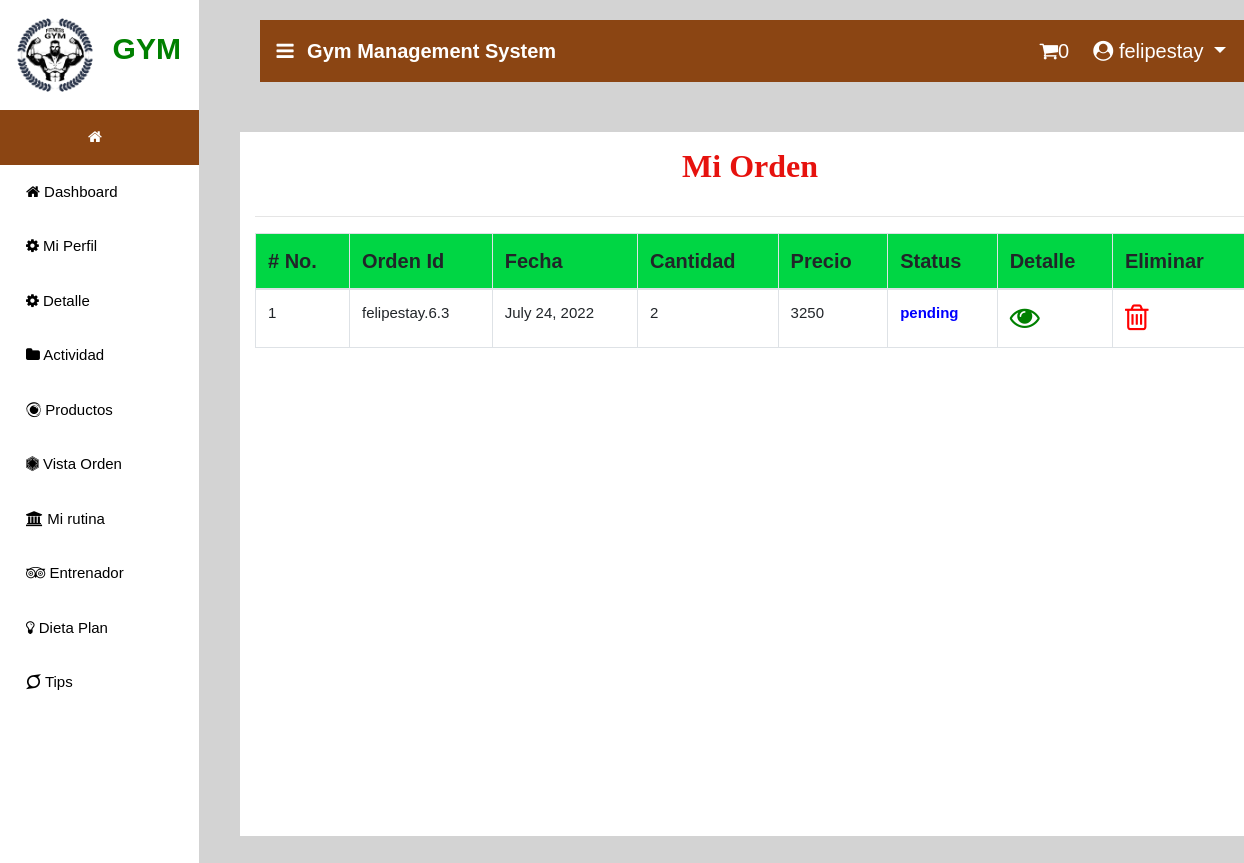
The page /my_order (signed in) on the database its author committed.
### gym/models.py (models this page shows, shortened)
class Booking(models.Model):
    status = models.ForeignKey(Status, on_delete=models.CASCADE, null=True)
    member = models.ForeignKey(Member, on_delete=models.CASCADE, null=True)
    booking_id = models.CharField(max_length=200,null=True)
    quantity = models.CharField(max_length=100,null=True)
    book_date = models.CharField(max_length=30, null=True)
    total = models.IntegerField(null=True)

class Status(models.Model):
    status = models.CharField(max_length=30, null=True)

### gym/views.py (the view)
# urls.py: path('my_order', My_Order,name="my_order"),
def My_Order(request):
    count = cart_count(request)
    sign = 0
    user = User.objects.get(username=request.user.username)
    error = ""
    try:
        sign = Member.objects.get(user=user)
        if sign:
            error = "pat"
    except:
        pass
    mem = Member.objects.get(user=user)
    book = Booking.objects.filter(member=mem)
    d = {'error':error,'count':count,'book':book}
    return render(request,'my_order.html',d)

### gym/views.py (called while the page is built)
def cart_count(request):
    user = User.objects.get(id=request.user.id)
    mem = Member.objects.get(user=user)
    cart = Cart.objects.filter(member=mem)
    count=0
    for i in cart:
        count+=1
    return count

### gym/templates/my_order.html (shortened to what this page needs)
{% extends 'navigation3.html' %}
{% block body1 %}
<div style="background-color:lightgrey;width:100%;height:800px;position:absolute">
<div class="container" style="margin-top:%;background:white;width:100%;height:88%">
<center><h2 style = "margin-top:2%;padding:15px;font-family : 'Monotype Corsiva' ; color : #E6120E ; font-weight : bold;margin-top:5%"> Mi Orden</h2></center><hr>
<table class="table table-bordered" id="myTable">
  <thead>
  <tr>
    <th># No.</th>
    <th>Orden Id</th>
    <th>Fecha</th>
    <th>Cantidad</th>
    <th>Precio</th>
    <th>Status</th>
    <th>Detalle</th>
    <th>Eliminar</th>
  </tr>
  </thead>
   <tbody>
{% for i in book %}
  <tr>
    <td>{{forloop.counter}}</td>
    <td>{{i.booking_id}}</td>
    <td>{{i.book_date}}</td>
    <td>{{i.quantity}}</td>
    <td>{{i.total}}</td>
    <td style="color:Blue;font-weight:bold">{{i.status.status}}</td>
    <td><a href="{% url 'booking_detail' i.booking_id i.id %}"><i style="font-size:30px;color:green" class="fa fa-eye"></i></a></td>
    <td><a href=""><i style="font-size:30px;color:red" class="fa fa-trash-o"></i></a> </td>
  </tr>
   {% endfor %}
    </tbody>
</table>
 </div></div>
{% endblock %}

### gym/templates/navigation3.html (shortened to what this page needs)
{% extends 'navigation2.html' %}
{% block body %}
<nav class="navbar navbar-expand-lg navbar-light" style="margin-left:2%;margin-top:2%;width:99%;background-color:SaddleBrown">
  <a class="navbar-brand" href="#" style="color:white;font-weight:bold"><i class="fa fa-bars" style="margin-right:8px"></i> Gym Management System</a>
  <div class="collapse navbar-collapse nav justify-content-end" id="navbarNavDropdown">
  {% ifequal error 'pat' %}
      {% if request.user.is_staff %}
      {% else %}
      <a href="{% url 'cart' %}" style="color:white"><i class="fa fa-shopping-cart"></i>{{count}} </a>
     {% endif %}
      {% endifequal %}
      <li class="nav-item dropdown" style="margin-right:3%;color:white">
        <a class="nav-link dropdown-toggle" style="color:white;margin-left:5%" href="#" id="navbarDropdown" role="button" data-toggle="dropdown" aria-haspopup="true" aria-expanded="false">
          <i class="fa fa-user-circle"></i> {{request.user.username}}
        </a>
      </li>
  </div>
 </nav>
{% block body1 %}
{% endblock %}
{% endblock %}

### gym/templates/navigation2.html (style rules this page uses)
thead { background:#00d644; }
body { font-family: "Lato", sans-serif; }
body { margin:0;font-family:Arial }
.dropdown { float:right; }

### gym/templates/my_order.html (style rules this page uses)
td { font-size:15px; }

### rows shown on the page
Booking: booking_id "felipestay.6.3", book_date "July 24, 2022", quantity "2", total "3250", status.status "pending"

### other values the page prints
{{ count }} "0"
{{ request.user.username }} "felipestay"
